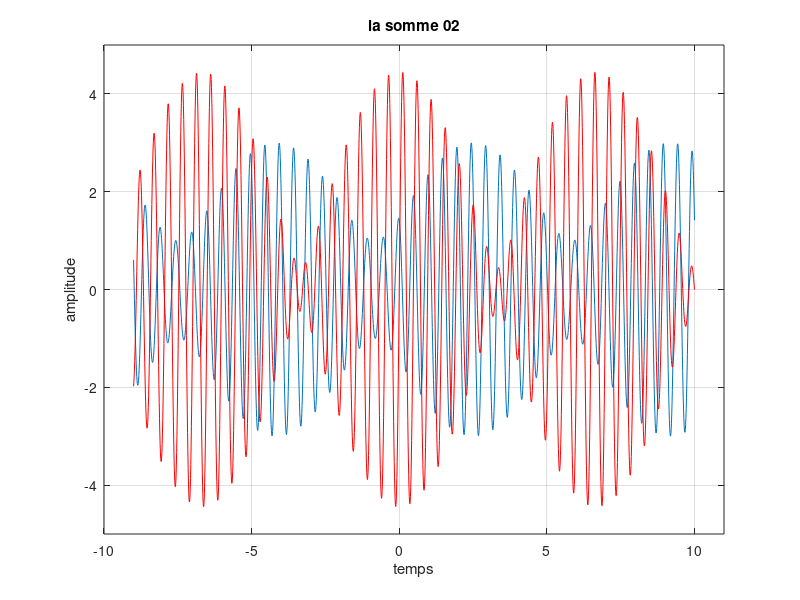

MATLAB code to generate this figure:

clc
clear all;
close all;

% Signal somme x(t) avec f1 = 2Hz; et la phase phil=pi/4
f1 = 2.0;
phil = pi/4;
t = -9:0.01:10;
A2 = 1;
f2 = 2.15;
x = 2*cos(2*pi*f1*t+phil)+A2*sin(2*pi*f2*t);

plot(t,x)
axis([-10 11 -4 4]);
xlabel('temps');
ylabel('amplitude');
title('la somme');
grid on
hold on %Utilisant la fonction hold pour faire 2 graph à la méme figure 

% signal somme x(t) avec amplitude A=22/9 ; et phi101= -pi/2

A3 = 22/9;  % amplitude A2 on la changer pour A3 = 22/9 
phil01 = -pi/2;
x1=2*cos(2*pi*f1*t+phil01)+A3*sin(2*pi*f2*t);

plot(t,x1,'r')
axis([-10 11 -5 5])
xlabel('temps');
ylabel('amplitude');
title('la somme 02');
grid on
hold off
